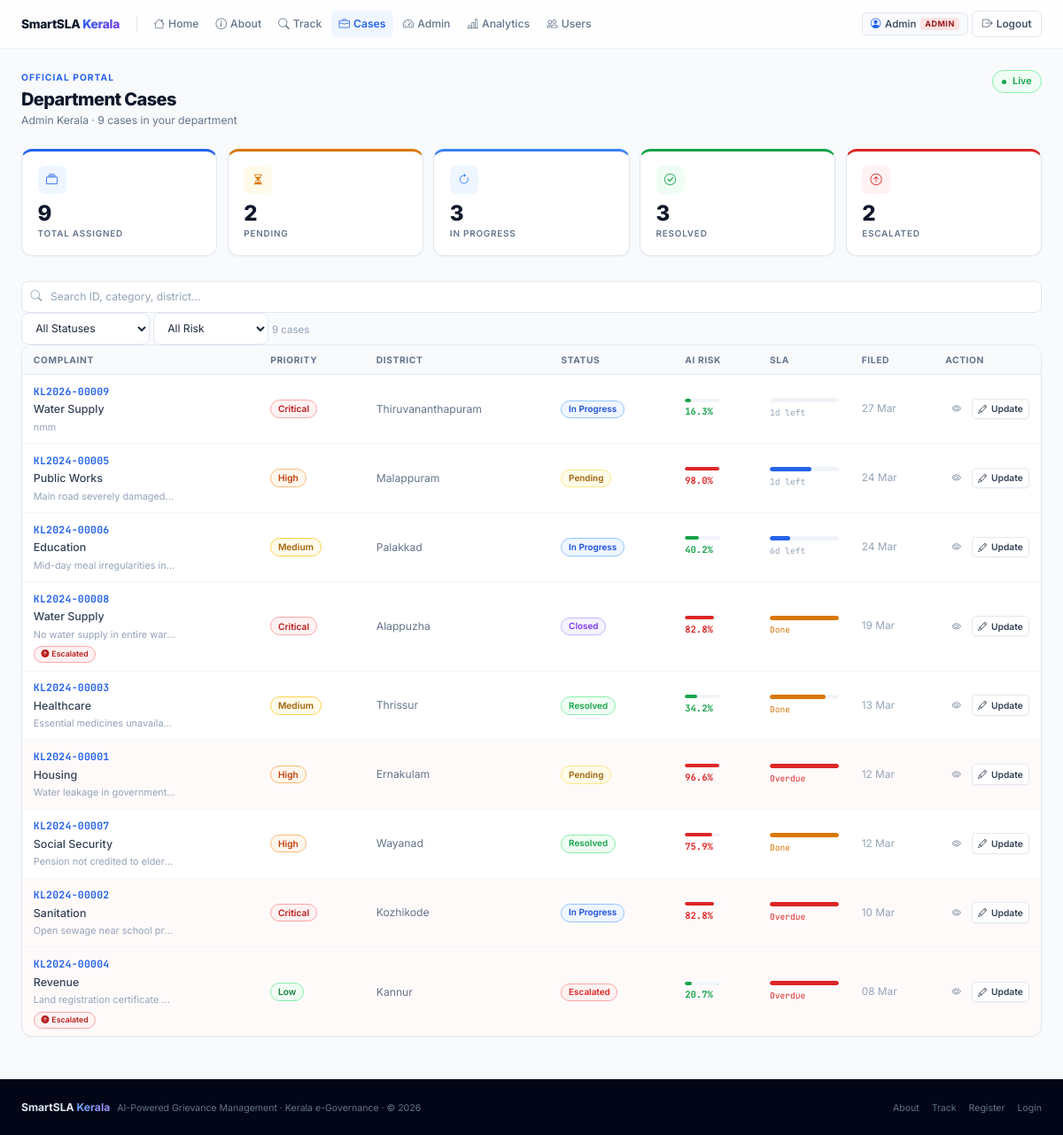
The app's page /official/dashboard (signed in) with its own data.
### tables this page shows
CREATE TABLE users (
        id INTEGER PRIMARY KEY AUTOINCREMENT,
        name TEXT NOT NULL,
        email TEXT UNIQUE NOT NULL,
        password TEXT NOT NULL,
        role TEXT DEFAULT 'citizen',
        district TEXT,
        department TEXT,
        experience_years INTEGER DEFAULT 5,
        created_at TEXT DEFAULT (datetime('now'))
    );

CREATE TABLE complaints (
        id INTEGER PRIMARY KEY AUTOINCREMENT,
        complaint_id TEXT UNIQUE,
        user_id INTEGER,
        assigned_to INTEGER,
        category TEXT, department TEXT, priority TEXT,
        district TEXT, description TEXT,
        status TEXT DEFAULT 'Pending',
        sla_threshold INTEGER,
        predicted_days REAL,
        sla_risk_score REAL,
        sla_risk_label TEXT,
        submitted_at TEXT DEFAULT (datetime('now')),
        resolved_at TEXT,
        escalated INTEGER DEFAULT 0,
        escalated_at TEXT,
        resubmission INTEGER DEFAULT 0
    );

### app.py (the view)
@app.route('/official/dashboard')
@login_required
@role_required('official','admin')
def official_dashboard():
    user = query_db('SELECT * FROM users WHERE id=?',[session['user_id']],one=True)
    if user['role'] == 'admin':
        q    = 'SELECT * FROM complaints ORDER BY submitted_at DESC'
        args = []
    else:
        dept = user['department'] or ''
        q    = 'SELECT * FROM complaints WHERE department=? ORDER BY submitted_at DESC'
        args = [dept]
    complaints = wrap(query_db(q, args))
    now = datetime.utcnow().strftime('%Y-%m-%d %H:%M:%S')
    for c in complaints:
        if c.status not in ('Resolved','Closed','Escalated') and c.sla_violated and not c.escalated:
            modify_db("UPDATE complaints SET escalated=1,escalated_at=?,status='Escalated' WHERE id=?",[now,c.id])
            log_action(c.id,'Auto-escalated',session['user_id'])
    complaints = wrap(query_db(q, args))
    stats = {'total':len(complaints),
             'pending':sum(1 for c in complaints if c.status=='Pending'),
             'in_progress':sum(1 for c in complaints if c.status=='In Progress'),
             'escalated':sum(1 for c in complaints if c.escalated),
             'resolved':sum(1 for c in complaints if c.status in ('Resolved','Closed')),
             'closed':sum(1 for c in complaints if c.status=='Closed')}
    return render_template('official/dashboard.html',user=user,complaints=complaints,stats=stats)

### app.py (called while the page is built)
def get_db():
    db = getattr(g, '_database', None)
    if db is None:
        db = g._database = sqlite3.connect(DATABASE)
        db.row_factory = sqlite3.Row
    return db

def query_db(query, args=(), one=False):
    cur = get_db().execute(query, args)
    rv = cur.fetchall()
    return (rv[0] if rv else None) if one else rv

def modify_db(query, args=()):
    db = get_db()
    cur = db.execute(query, args)
    db.commit()
    return cur.lastrowid

def _parse_dt(s):
    if not s: return None
    for fmt in ('%Y-%m-%d %H:%M:%S','%Y-%m-%dT%H:%M:%S','%Y-%m-%d %H:%M:%S.%f'):
        try: return datetime.strptime(s, fmt)
        except: pass
    return None

def log_action(cid, action, uid, notes=''):
    with sqlite3.connect(DATABASE) as db:
        db.execute('INSERT INTO audit_logs (complaint_id,action,performed_by,notes) VALUES (?,?,?,?)',
                   [cid, action, uid, notes])

def login_required(f):
    @wraps(f)
    def dec(*a, **kw):
        if 'user_id' not in session:
            flash('Please log in first.','warning')
            return redirect(url_for('login'))
        return f(*a, **kw)
    return dec

def role_required(*roles):
    def decorator(f):
        @wraps(f)
        def dec(*a, **kw):
            if 'user_id' not in session: return redirect(url_for('login'))
            if session.get('user_role') not in roles:
                flash('Access denied.','danger')
                return redirect(url_for('index'))
            return f(*a, **kw)
        return dec
    return decorator

    @property
    def days_pending(self):
        end = self.resolved_at or datetime.utcnow()
        return max(0,(end - self.submitted_at).days) if self.submitted_at else 0

    @property
    def days_remaining(self):
        if not self.submitted_at: return self.sla_threshold
        return (self.submitted_at + timedelta(days=self.sla_threshold) - datetime.utcnow()).days

    @property
    def sla_violated(self):
        if self.status in ('Resolved', 'Closed'):
            return False
        return self.days_pending > self.sla_threshold

    @property
    def progress_pct(self):
        return min(100, int(self.days_pending / max(1, self.sla_threshold) * 100))

### templates/official/dashboard.html (shortened to what this page needs)
{% extends 'base.html' %}{% block title %}Assigned Cases — SmartSLA Official{% endblock %}
{% block content %}
<div class="page-wrap">
  <div class="page-header a1">
    <div>
      <div class="section-label" style="color:var(--pri)">Official Portal</div>
      <div class="page-title">Department Cases</div>
      <div class="page-subtitle">
        {{ session.user_name }}
        · {{ complaints|length }} cases in your department
      </div>
    </div>
    <span class="badge status-Resolved" style="font-size:.68rem;padding:.28rem .65rem">
      <span style="width:5px;height:5px;border-radius:50%;background:var(--ok);display:inline-block;margin-right:.25rem;animation:blink 1.4s infinite"></span>Live
    </span>
  </div>
  <div class="grid-5 a2" style="margin-bottom:1.75rem">
    <div class="kpi kpi-top kpi-blue">
      <div class="kpi-ic kpi-ic-blue"><i class="bi bi-collection"></i></div>
      <div class="kpi-n" data-cu="{{ stats.total }}">{{ stats.total }}</div>
      <div class="kpi-l">Total Assigned</div>
    </div>
    <div class="kpi kpi-top kpi-amber">
      <div class="kpi-ic kpi-ic-amber"><i class="bi bi-hourglass-split"></i></div>
      <div class="kpi-n" data-cu="{{ stats.pending }}">{{ stats.pending }}</div>
      <div class="kpi-l">Pending</div>
    </div>
    <div class="kpi kpi-top" style="border-top-color:#3b82f6">
      <div class="kpi-ic" style="background:#eff6ff;color:#3b82f6"><i class="bi bi-arrow-clockwise"></i></div>
      <div class="kpi-n" data-cu="{{ stats.in_progress }}">{{ stats.in_progress }}</div>
      <div class="kpi-l">In Progress</div>
    </div>
    <div class="kpi kpi-top kpi-green">
      <div class="kpi-ic kpi-ic-green"><i class="bi bi-check-circle"></i></div>
      <div class="kpi-n" data-cu="{{ stats.resolved }}">{{ stats.resolved }}</div>
      <div class="kpi-l">Resolved</div>
    </div>
    <div class="kpi kpi-top kpi-red">
      <div class="kpi-ic kpi-ic-red"><i class="bi bi-arrow-up-circle"></i></div>
      <div class="kpi-n" data-cu="{{ stats.escalated }}">{{ stats.escalated }}</div>
      <div class="kpi-l">Escalated</div>
    </div>
  </div>
  <div class="filter-bar a3">
    <div class="input-group">
      <input type="text" id="fI" class="form-input" placeholder="Search ID, category, district…"/>
    </div>
    <select id="sF" class="form-select" style="width:145px">
      <option value="">All Statuses</option>
    </select>
    <select id="rF" class="form-select" style="width:130px">
      <option value="">All Risk</option>
    </select>
    <span id="rowCount" style="font-size:.72rem;color:var(--g400);white-space:nowrap">{{ complaints|length }} cases</span>
  </div>
  <div class="card a4">
    {% if complaints %}
    <div style="overflow-x:auto">
      <table class="table" id="cT">
        <thead>
          <tr>
            <th>Complaint</th>
            <th>Priority</th>
            <th>District</th>
            <th>Status</th>
            <th>AI Risk</th>
            <th>SLA</th>
            <th>Filed</th>
            <th style="width:90px">Action</th>
          </tr>
        </thead>
        <tbody>
          {% for c in complaints %}
          <tr
            data-status="{{ c.status }}"
            data-risk="{{ c.sla_risk_label }}"
            data-search="{{ c.complaint_id|lower }} {{ c.category|lower }} {{ c.district|lower }} {{ c.description|lower }}"
            class="{{ 'row-overdue' if c.sla_violated }}"
          >
            <td>
              <a href="{{ url_for('complaint_detail', complaint_id=c.complaint_id) }}" class="cid-link">{{ c.complaint_id }}</a>
              <div style="font-size:.78rem;font-weight:500;color:var(--g700);margin-top:.06rem">{{ c.category }}</div>
              <div class="desc-ex" title="{{ c.description }}">{{ c.description }}</div>
              {% if c.escalated %}
              <span class="badge badge-Critical" style="font-size:.55rem;margin-top:.25rem;display:inline-flex">
                <i class="bi bi-arrow-up-circle-fill"></i>Escalated
              </span>
              {% endif %}
            </td>
            <td><span class="badge badge-{{ c.priority }}">{{ c.priority }}</span></td>
            <td style="font-size:.76rem;color:var(--g500)">{{ c.district }}</td>
            <td><span class="badge status-{{ c.status.replace(' ','') }}" style="font-size:.62rem">{{ c.status }}</span></td>
            <td>
              <div class="risk-bar">
                <div class="risk-fill" style="width:{{ c.sla_risk_score }}%;background:{%if c.sla_risk_score>=75%}var(--err){%elif c.sla_risk_score>=50%}var(--warn){%else%}var(--ok){%endif%}"></div>
              </div>
              <div style="font-family:var(--mono);font-size:.66rem;font-weight:700;color:{%if c.sla_risk_score>=75%}var(--err){%elif c.sla_risk_score>=50%}var(--warn){%else%}var(--ok){%endif%}">{{ c.sla_risk_score }}%</div>
            </td>
            <td class="sla-col">
              <div class="sla-track">
                <div class="sla-fill" style="width:{{ [c.progress_pct,100]|min }}%;background:{%if c.sla_violated%}var(--err){%elif c.progress_pct>75%}var(--warn){%else%}var(--pri){%endif%}"></div>
              </div>
              <div class="sla-label" style="color:{%if c.sla_violated%}var(--err){%elif c.progress_pct>75%}var(--warn){%else%}var(--g400){%endif%}">
                {%if c.status in ('Resolved','Closed')%}Done{%elif c.sla_violated%}Overdue{%else%}{{ c.days_remaining }}d left{%endif%}
              </div>
            </td>
            <td style="font-size:.74rem;color:var(--g400);white-space:nowrap">
              {{ c.submitted_at.strftime('%d %b') if c.submitted_at else 'N/A' }}
            </td>
            <td>
              <div style="display:flex;gap:.28rem">
                <a href="{{ url_for('complaint_detail', complaint_id=c.complaint_id) }}" class="btn btn-ghost btn-xs" title="View detail"><i class="bi bi-eye"></i></a>
                <button class="btn btn-outline btn-xs" onclick="openUpdate({{ c.id }},'{{ c.complaint_id }}','{{ c.status }}')">
                  <i class="bi bi-pencil"></i>Update
                </button>
              </div>
            </td>
          </tr>
          {% endfor %}
        </tbody>
      </table>
    </div>
    {% endif %}
  </div>
</div>
{% endblock %}

### templates/base.html (shortened to what this page needs)
<!DOCTYPE html>
<html lang="en">
<head>
  <link href="https://cdn.jsdelivr.net/npm/bootstrap-icons@1.11.3/font/bootstrap-icons.css" rel="stylesheet"/>
</head>
<body>
<nav class="navbar" id="mainNav"><div class="nb">
  <a href="{{ url_for('index') }}" class="brand"><span class="brand-t">SmartSLA <span>Kerala</span></span></a>
  <div class="nlinks" id="navLinks">
    {% set cur=request.endpoint or '' %}
    <a href="{{ url_for('index') }}" class="nlink {{'active' if cur=='index'}}"><i class="bi bi-house"></i>Home</a>
    <a href="{{ url_for('about') }}" class="nlink {{'active' if cur=='about'}}"><i class="bi bi-info-circle"></i>About</a>
    <a href="{{ url_for('track') }}" class="nlink {{'active' if cur=='track'}}"><i class="bi bi-search"></i>Track</a>
    {% if session.user_role=='citizen' %}
      <a href="{{ url_for('submit_complaint') }}" class="nlink {{'active' if cur=='submit_complaint'}}"><i class="bi bi-plus-circle"></i>File</a>
      <a href="{{ url_for('citizen_dashboard') }}" class="nlink {{'active' if cur=='citizen_dashboard'}}"><i class="bi bi-grid"></i>My Cases</a>
    {% elif session.user_role in ('official','admin') %}
      <a href="{{ url_for('official_dashboard') }}" class="nlink {{'active' if cur=='official_dashboard'}}"><i class="bi bi-briefcase"></i>Cases</a>
    {% endif %}
    {% if session.user_role=='admin' %}
      <a href="{{ url_for('admin_dashboard') }}" class="nlink {{'active' if cur=='admin_dashboard'}}"><i class="bi bi-speedometer2"></i>Admin</a>
      <a href="{{ url_for('analytics') }}" class="nlink {{'active' if cur=='analytics'}}"><i class="bi bi-bar-chart-line"></i>Analytics</a>
      <a href="{{ url_for('admin_users') }}" class="nlink {{'active' if cur=='admin_users'}}"><i class="bi bi-people"></i>Users</a>
    {% endif %}
  </div>
  <div class="nright">
    {% if session.user_id %}
      <div class="uchip"><i class="bi bi-person-circle" style="color:var(--pri)"></i><span>{{ session.user_name.split()[0] }}</span><span class="rb rb-{{ session.user_role }}">{{ session.user_role }}</span></div>
      <a href="{{ url_for('logout') }}" class="bnav bnav-g"><i class="bi bi-box-arrow-right"></i><span>Logout</span></a>
    {% else %}
      <a href="{{ url_for('login') }}" class="bnav bnav-g">Sign In</a>
      <a href="{{ url_for('register') }}" class="bnav bnav-p"><i class="bi bi-person-plus"></i><span>Register</span></a>
    {% endif %}
  </div>
</div></nav>
<div class="mc">{% block content %}{% endblock %}</div>
<footer class="site-footer"><div class="ft-in"><div><span class="ft-b">SmartSLA <span>Kerala</span></span><span class="ft-c" style="margin-left:.5rem">AI-Powered Grievance Management · Kerala e-Governance · © 2026</span></div><div class="ft-l"><a href="{{ url_for('about') }}">About</a><a href="{{ url_for('track') }}">Track</a><a href="{{ url_for('register') }}">Register</a><a href="{{ url_for('login') }}">Login</a></div></div></footer>
</body></html>

### records on screen
users: user_name "Admin", user_role "ADMIN", user_name "Admin Kerala"
complaints: complaint_id "KL2026-00009", category "Water Supply", description "nmm", priority "Critical", district "Thiruvananthapuram", status "In Progress", sla_risk_score "16.3", days_remaining "1", submitted_at "27 Mar"
complaints: complaint_id "KL2024-00005", category "Public Works", description "Main road severely damaged…", priority "High", district "Malappuram", status "Pending", sla_risk_score "98.0", {{ [c.progress_pct,100]|min }} 60 (drawn), days_remaining "1", submitted_at "24 Mar"
complaints: complaint_id "KL2024-00006", category "Education", description "Mid-day meal irregularities in…", priority "Medium", district "Palakkad", status "In Progress", sla_risk_score "40.2", {{ [c.progress_pct,100]|min }} 30 (drawn), days_remaining "6", submitted_at "24 Mar"
complaints: complaint_id "KL2024-00008", category "Water Supply", description "No water supply in entire war…", escalated 1 (drawn), priority "Critical", district "Alappuzha", status "Closed", sla_risk_score "82.8", {{ [c.progress_pct,100]|min }} 100 (drawn), shows "Done", submitted_at "19 Mar"
complaints: complaint_id "KL2024-00003", category "Healthcare", description "Essential medicines unavaila…", priority "Medium", district "Thrissur", status "Resolved", sla_risk_score "34.2", {{ [c.progress_pct,100]|min }} 80 (drawn), shows "Done", submitted_at "13 Mar"
complaints: complaint_id "KL2024-00001", category "Housing", description "Water leakage in government…", priority "High", district "Ernakulam", status "Pending", sla_risk_score "96.6", {{ [c.progress_pct,100]|min }} 100 (drawn), shows "Overdue", submitted_at "12 Mar"
complaints: complaint_id "KL2024-00007", category "Social Security", description "Pension not credited to elder…", priority "High", district "Wayanad", status "Resolved", sla_risk_score "75.9", {{ [c.progress_pct,100]|min }} 100 (drawn), shows "Done", submitted_at "12 Mar"
complaints: complaint_id "KL2024-00002", category "Sanitation", description "Open sewage near school pr…", priority "Critical", district "Kozhikode", status "In Progress", sla_risk_score "82.8", {{ [c.progress_pct,100]|min }} 100 (drawn), shows "Overdue", submitted_at "10 Mar"
complaints: complaint_id "KL2024-00004", category "Revenue", description "Land registration certificate…", escalated 1 (drawn), priority "Low", district "Kannur", status "Escalated", sla_risk_score "20.7", {{ [c.progress_pct,100]|min }} 100 (drawn), shows "Overdue", submitted_at "08 Mar"

### other values on screen
{{ complaints|length }} "9"
{{ stats.total }} "9"
{{ stats.pending }} "2"
{{ stats.in_progress }} "3"
{{ stats.resolved }} "3"
{{ stats.escalated }} "2"
